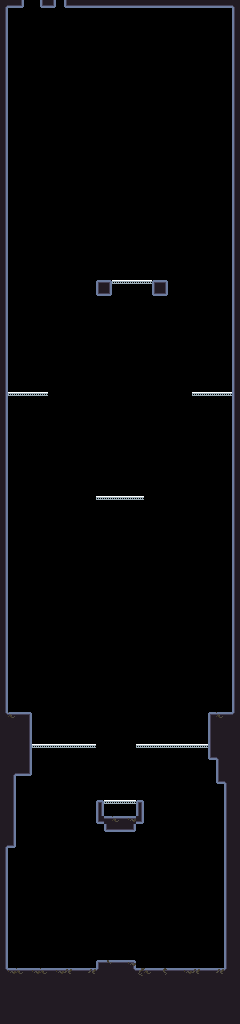

The image is a tile-based game level rendered from a .tmx file. Its description and source (layers, tilesets, objects; grid data summarised) follow:
An orthogonal 30x128 tile map with 8x8 px tiles, 3 tile layers (Ground, Semisolids, Branches), 4 tilesets and 13 objects.

<map version="1.10" tiledversion="1.10.2" orientation="orthogonal" renderorder="right-down" width="30" height="128" tilewidth="8" tileheight="8" infinite="0" nextlayerid="5" nextobjectid="29">
 <tileset firstgid="1" source="../Tilesets/Rocks.tsx" />
 <tileset firstgid="37" source="../Tilesets/Branches.tsx" />
 <tileset firstgid="67" source="../Tilesets/Mechanics.tsx" />
 <tileset firstgid="85" source="../Tilesets/Semisolid.tsx" />
 <layer id="1" name="Ground" width="30" height="128">
  <data>[3840 cells, 584 non-empty, 15 distinct tile ids]</data>
 </layer>
 <objectgroup id="3" name="Mechanics">
  <object id="1" gid="70" x="112" y="960" width="10" height="24" />
  <object id="2" gid="83" x="96" y="960" width="40" height="48" />
  <object id="7" gid="78" x="184" y="968" width="13" height="15" />
  <object id="13" gid="78" x="208" y="392" width="13" height="15" />
  <object id="14" gid="78" x="32" y="392" width="13" height="15" />
  <object id="15" gid="78" x="112" y="496" width="13" height="15" />
  <object id="16" gid="84" x="112" y="280" width="40" height="48" />
  <object id="17" gid="78" x="128" y="280" width="13" height="15" />
  <object id="18" gid="79" x="88" y="648" width="24" height="24">
   <properties>
    <property name="SetEndpoint" type="object" value="19" />
    <property name="Speed" type="int" value="200" />
   </properties>
  </object>
  <object id="19" gid="74" x="136" y="640" width="8" height="8" />
  <object id="20" gid="78" x="112" y="816" width="13" height="15" />
  <object id="22" gid="82" x="40" y="968" width="16" height="16" />
  <object id="23" gid="82" x="120" y="816" width="16" height="16" />
 </objectgroup>
 <layer id="4" name="Semisolids" width="30" height="128">
  <data>[3840 cells, 42 non-empty, 1 distinct tile ids]</data>
 </layer>
 <layer id="2" name="Branches" width="30" height="128">
  <data>[3840 cells, 35 non-empty, 7 distinct tile ids]</data>
 </layer>
</map>
